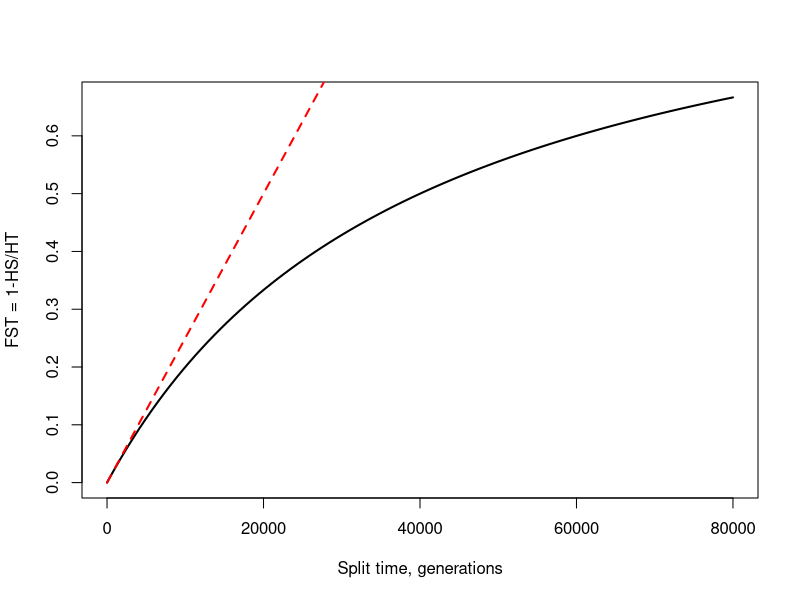

Reproduce this figure in R.
mu=1e-8;
Time<-seq(1,8e4,length=100);
N=1e4;
theta= 4*N*mu;
HB = 1-(1-mu)^(2*Time) + (1-mu)^(2*Time)*theta/(theta+1); 
HS =theta/(theta+1)
HT= (HB+HS)/2

plot(Time,1-HS/HT,type="l",lwd=2,xlab="Split time, generations",ylab="FST = 1-HS/HT")

lines(Time,Time/(4*N),col="red",lwd=2,lty=2)